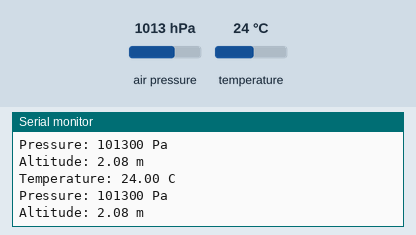
This program was run on a simulated Arduino Uno, built with avr-gcc and run on an emulated ATmega328P. Parts: the last lines printed to the serial monitor. Wiring (inferred from the names in the program): BMP180 pressure sensor at I2C address 0x77. The inputs (shaded band) are chosen by the test bench; at power-on: air pressure 1013 hPa, temperature 24 °C.

Above: at 1.2 s.
1.3 s: air pressure set to 952 hPa
At 2.6 s:
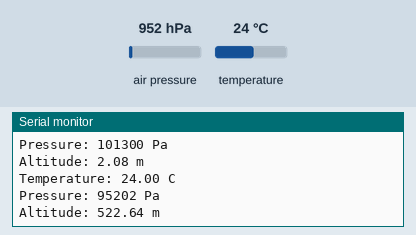
2.8 s: temperature set to 12 °C
At 3.9 s:
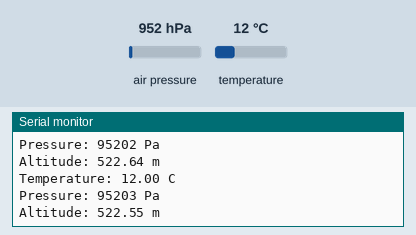
4.3 s: air pressure set to 975 hPa
At 5.6 s:
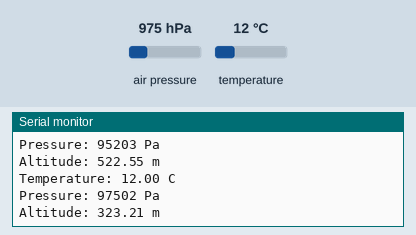
Timing chart, 0 to 7.3 s (numbered marks = the images above; inputs shaded):
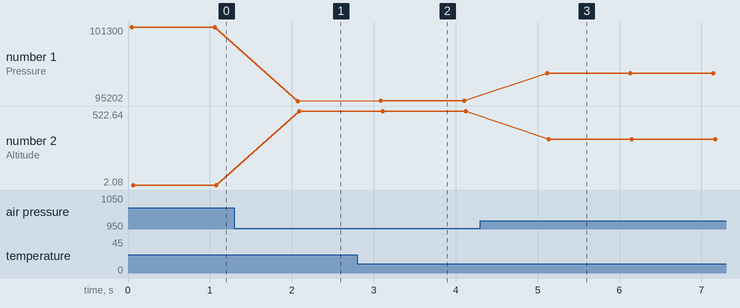

The program:

main.cpp
```cpp
#include <Wire.h>
#include <BMP180.h>
#include <arduino.h>
#define seaLevelPressure_hPa 1013.25

BMP180 bmp;

void setup() {
  Serial.begin(9600);
  bmp.init();
}

void loop() {
  unsigned int ut = bmp.bmp180ReadUT();
  unsigned long up = bmp.bmp180ReadUP();
  float temperature = bmp.bmp180GetTemperature(ut);
  long pressure = bmp.bmp180GetPressure(up);
  float altitude = bmp.calcAltitude(pressure);
  Serial.print("Temperature: ");
  Serial.print(temperature);
  Serial.println(" C");
  Serial.print("Pressure: ");
  Serial.print(pressure);
  Serial.println(" Pa");
  Serial.print("Altitude: ");
  Serial.print(altitude);
  Serial.println(" m");
  delay(1000);
}
```

BMP180.cpp
```cpp
#include "BMP180.h"
#include <Wire.h>
#include <Arduino.h>

void BMP180::init(void)
{
    Wire.begin();
    ac1 = bmp180ReadInt(0xAA);
    ac2 = bmp180ReadInt(0xAC);
    ac3 = bmp180ReadInt(0xAE);
    ac4 = bmp180ReadInt(0xB0);
    ac5 = bmp180ReadInt(0xB2);
    ac6 = bmp180ReadInt(0xB4);
    b1 = bmp180ReadInt(0xB6);
    b2 = bmp180ReadInt(0xB8);
    mb = bmp180ReadInt(0xBA);
    mc = bmp180ReadInt(0xBC);
    md = bmp180ReadInt(0xBE);
}
// Read 1 byte from the BMP180 at 'address'
// Return: the read byte;
char BMP180::bmp180Read(unsigned char address)
{
    //Wire.begin();
    unsigned char data;
    Wire.beginTransmission(BMP180_ADDRESS);
    Wire.write(address);
    Wire.endTransmission();

    Wire.requestFrom(BMP180_ADDRESS, 1);
    while(!Wire.available());
    return Wire.read();
}
// Read 2 bytes from the BMP180
// First byte will be from 'address'
// Second byte will be from 'address'+1
int BMP180::bmp180ReadInt(unsigned char address)
{
    unsigned char msb, lsb;
    Wire.beginTransmission(BMP180_ADDRESS);
    Wire.write(address);
    Wire.endTransmission();
    Wire.requestFrom(BMP180_ADDRESS, 2);
    while(Wire.available()<2);
    msb = Wire.read();
    lsb = Wire.read();
    return (int) msb<<8 | lsb;
}
// Read the uncompensated temperature value
unsigned int BMP180::bmp180ReadUT()
{
  unsigned int ut;
  Wire.beginTransmission(BMP180_ADDRESS);
  Wire.write(0xF4);
  Wire.write(0x2E);
  Wire.endTransmission();
  delay(5);
  ut = bmp180ReadInt(0xF6);
  return ut;
}
// Read the uncompensated pressure value
unsigned long BMP180::bmp180ReadUP()
{
    unsigned char msb, lsb, xlsb;
    unsigned long up = 0;
    Wire.beginTransmission(BMP180_ADDRESS);
    Wire.write(0xF4);
    Wire.write(0x34 + (OSS<<6));
    Wire.endTransmission();
    delay(2 + (3<<OSS));

    // Read register 0xF6 (MSB), 0xF7 (LSB), and 0xF8 (XLSB)
    msb = bmp180Read(0xF6);
    lsb = bmp180Read(0xF7);
    xlsb = bmp180Read(0xF8);
    up = (((unsigned long) msb << 16) | ((unsigned long) lsb << 8) | (unsigned long) xlsb) >> (8-OSS);
    return up;
}
void BMP180::writeRegister(int deviceAddress, byte address, byte val)
{
    Wire.beginTransmission(deviceAddress); // start transmission to device
    Wire.write(address);       // send register address
    Wire.write(val);         // send value to write
    Wire.endTransmission();     // end transmission
}
int BMP180::readRegister(int deviceAddress, byte address)
{
    int v;
    Wire.beginTransmission(deviceAddress);
    Wire.write(address); // register to read
    Wire.endTransmission();

    Wire.requestFrom(deviceAddress, 1); // read a byte

    while(!Wire.available()) {
    // waiting
    }

    v = Wire.read();
    return v;
}
float BMP180::calcAltitude(float pressure)
{
    float A = pressure/101325;
    float B = 1/5.25588;
    float C = pow(A,B);
    C = 1 - C;
    C = C /0.0000225577;
    return C;
}
float BMP180::bmp180GetTemperature(unsigned int ut)
{
    long x1, x2;

    x1 = (((long)ut - (long)ac6)*(long)ac5) >> 15;
    x2 = ((long)mc << 11)/(x1 + md);
    PressureCompensate = x1 + x2;

    float temp = ((PressureCompensate + 8)>>4);
    temp = temp /10;

    return temp;
}
long BMP180::bmp180GetPressure(unsigned long up)
{
    long x1, x2, x3, b3, b6, p;
    unsigned long b4, b7;
    b6 = PressureCompensate - 4000;
    x1 = (b2 * (b6 * b6)>>12)>>11;
    x2 = (ac2 * b6)>>11;
    x3 = x1 + x2;
    b3 = (((((long)ac1)*4 + x3)<<OSS) + 2)>>2;

    // Calculate B4
    x1 = (ac3 * b6)>>13;
    x2 = (b1 * ((b6 * b6)>>12))>>16;
    x3 = ((x1 + x2) + 2)>>2;
    b4 = (ac4 * (unsigned long)(x3 + 32768))>>15;

    b7 = ((unsigned long)(up - b3) * (50000>>OSS));
    if (b7 < 0x80000000)
    p = (b7<<1)/b4;
    else
    p = (b7/b4)<<1;

    x1 = (p>>8) * (p>>8);
    x1 = (x1 * 3038)>>16;
    x2 = (-7357 * p)>>16;
    p += (x1 + x2 + 3791)>>4;

    long temp = p;
    return temp;
}
```

BMP180.h
```cpp
#ifndef __BAROMETER_H__
#define __BAROMETER_H__

#include <Arduino.h>
#include <Wire.h>

const unsigned char OSS = 0;
#define BMP180_ADDRESS 0x77
class BMP180
{
public:
    void init(void);
    long PressureCompensate;
    float bmp180GetTemperature(unsigned int ut);
    long bmp180GetPressure(unsigned long up);
    float calcAltitude(float pressure);
    unsigned int bmp180ReadUT(void);
    unsigned long bmp180ReadUP(void);

private:
    int ac1, ac2, ac3;
    unsigned int ac4, ac5, ac6;
    int b1, b2, mb, mc, md;
    char bmp180Read(unsigned char address);
    int bmp180ReadInt(unsigned char address);
    void writeRegister(int deviceAddress, byte address, byte val);
    int readRegister(int deviceAddress, byte address);
};

#endif
```

Measured:
- after the input at 1.3 s, the serial monitor: prints a new line after 0.77 s (image 1)
- after the input at 2.8 s, the serial monitor: prints a new line after 0.26 s (image 2)
- after the input at 4.3 s, the serial monitor: prints a new line after 0.82 s (image 3)
- plotted number 1: 101300 → 95202 after the input at 1.3 s, 95202 → 95203 after the input at 2.8 s, 95203 → 97502 after the input at 4.3 s
- plotted number 2: 2.08 → 522.64 after the input at 1.3 s, 522.64 → 522.55 after the input at 2.8 s, 522.55 → 323.21 after the input at 4.3 s
